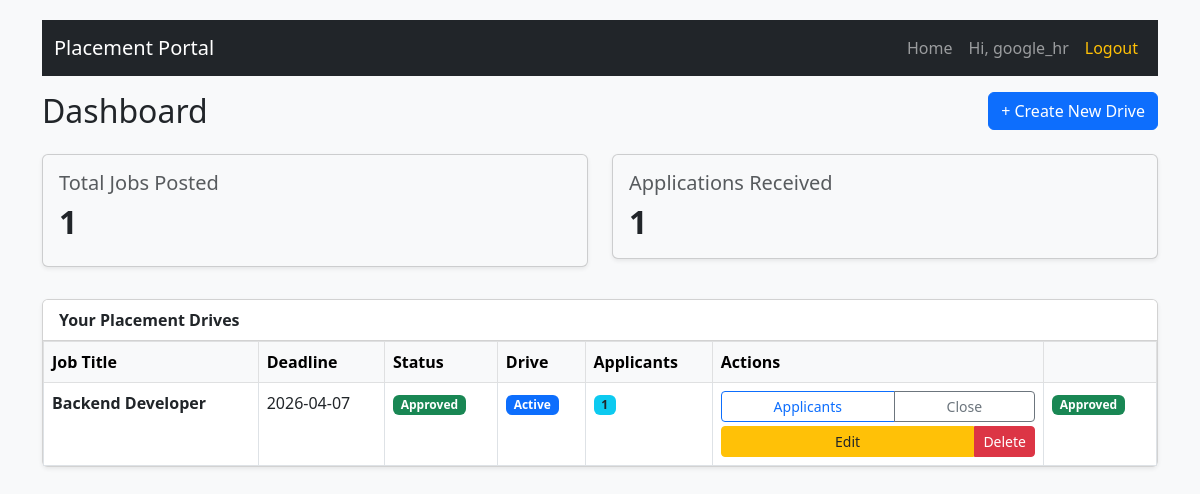
The app's page /company (signed in), older data.
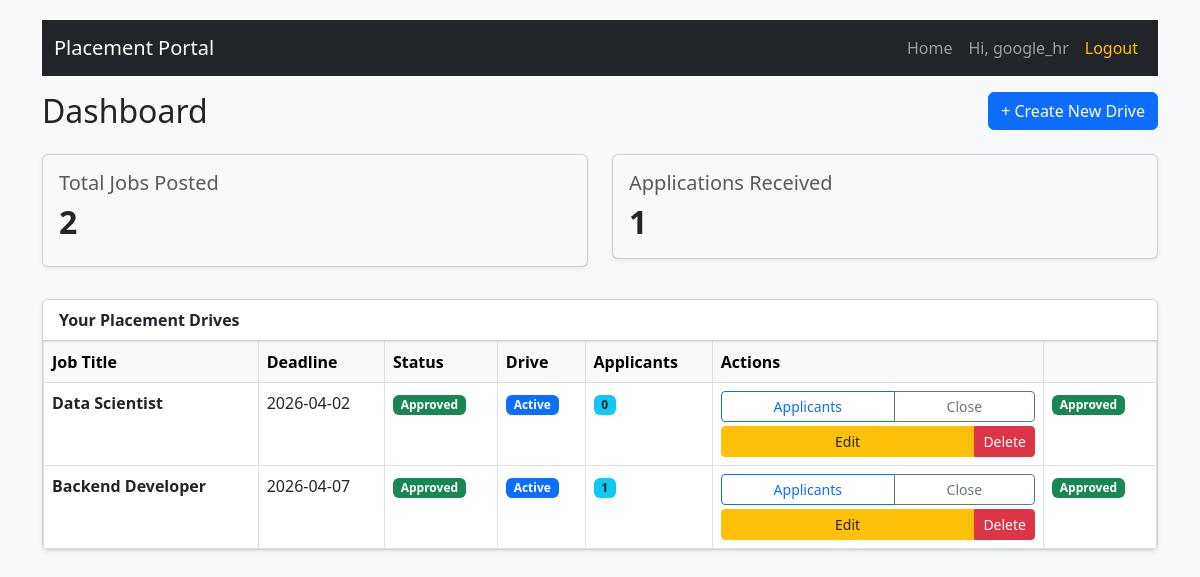
The same page, newer data.
### application/database/models.py (models this page shows)
class User(db.Model, UserMixin):
    __tablename__ = 'user'
    id = db.Column(db.Integer, primary_key=True)
    username = db.Column(db.String(50), unique=True, nullable=False)
    hashedpassword = db.Column(db.String(length = 128), nullable=False)
    role = db.Column(db.String(20), nullable=False) # can be 'admin', 'company', 'student'
    status = db.Column(db.Boolean, default=True) # for blacklisitng purposes
    student_profile = db.relationship('Student', backref='user', uselist=False, cascade="all, delete-orphan")
    company_profile = db.relationship('Company', backref='user', uselist=False, cascade="all, delete-orphan")

class Placements(db.Model):
    __tablename__ = 'placements'
    id = db.Column(db.Integer, primary_key=True)
    company_id = db.Column(db.Integer, db.ForeignKey('company.id'), nullable=False)
    title = db.Column(db.String(100), nullable=False)
    description = db.Column(db.Text, nullable=False)
    reqSkills = db.Column(db.Text)
    experience = db.Column(db.String(50))
    salary = db.Column(db.String(50))
    deadline = db.Column(db.DateTime)
    website = db.Column(db.String(255))
    is_rejected = db.Column(db.Boolean, default=False)
    status = db.Column(db.Boolean, default=True) # Company can close the drive
    admin_approval = db.Column(db.Boolean, default=False) # Admin approves the drive
    applications = db.relationship('Application', backref='placements', lazy=True, cascade="all, delete-orphan")

### application/company_mgmt.py (the view)
@app.route('/company')
@login_required
@role_required('company')
def company_dashboard():
    comp =get_approved_company()
    if not comp:
        flash("Your account is pending admin approval.","warning")
        return redirect(url_for('login'))
    jobs =models.Placements.query.filter_by(company_id=comp.id).order_by(models.Placements.id.desc()).all()
    total_jobs= len(jobs)
    total_appn= sum(len(job.applications) for job in jobs)
    return render_template('company.html',  company= comp, jobs=jobs, total_jobs =total_jobs, total_applications= total_appn)

### application/__init__.py (called while the page is built)
@login_manager.user_loader
def load_user(user_id):
    return models.User.query.get(int(user_id))

def role_required(*roles):
    def wrapper(fn):
        @wraps(fn)
        def decorated_view(*args,**kwargs):
            if not current_user.is_authenticated:
                return login_manager.unauthorized()
            if current_user.role not in roles:
                flash("You do not have permission to access this page", "danger")
                return redirect(url_for('login'))
            return fn(*args , **kwargs)
        return decorated_view
    return wrapper

### application/admin_mgmt.py (called while the page is built)
def get_approved_company():
    companyObj = models.Company.query.filter_by(user_id=current_user.id).first()
    if companyObj is  None:
        return None
    if not companyObj.approval:
        return None
    return companyObj

### application/templates/company.html (shortened to what this page needs)
{% extends "base.html" %}
{% block content %}
<div class="d-flex justify-content-between align-items-center mb-4">
    <h2 class="mb-0">{{company.name}} Dashboard</h2>
    <a href="{{url_for('post_job')}}" class="btn btn-primary">
        + Create New Drive</a>
</div>
<div class="row mb-4">
    <div class="col-md-6 col-12 mb-2">
        <div class="card bg-light shadow-sm extra-class-test">
            <div class="card-body">
                <h5 class="text-muted">Total Jobs Posted</h5>
                <h2><b>{{total_jobs}}</b></h2>
            </div>
        </div>
    </div>
    <div class="col-md-6 mb-2">
        <div class="card bg-light shadow-sm">
            <div class="card-body">
                <h5 class="text-muted">Applications Received</h5>
                <h2 class="mb-0"><b>{{total_applications }}</b></h2>
            </div>
        </div>
    </div>
</div>
<div class="container-fluid p-0">
<div class="card shadow-sm">
    <div class="card-header bg-white">
        <b>Your Placement Drives</b>
    </div>
    <div class="table-responsive">
        <table class="table table-hover mb-0 table-bordered">
            <thead class="table-light">
                <tr>
                    <th>Job Title</th>
                    <th>Deadline</th>
                    <th>Status</th>
                    <th>Drive</th>
                    <th>Applicants</th>
                    <th>Actions</th>
                    <th></th>
                </tr>
            </thead>
            <tbody>
                {% for job in jobs %}
                <tr>
                    <td><b>{{job.title}}</b></td>
                    <td>{{job.deadline.strftime('%Y-%m-%d')}}</td>
                    <td>
                        {% if job.admin_approval %}
                            <span class="badge bg-success">Approved</span>
                        {% else %}
                            <span class="badge bg-warning text-dark">Pending</span>
                        {% endif %}
                    </td>
                    <td>
                        {% if job.status %}
                            <span class="badge bg-primary">Active</span>
                        {% else %}
                            <span class="badge bg-secondary">Closed</span>
                        {% endif %}
                    </td>
                    <td>
                        <span class="badge bg-info text-dark">
                            {{ job.applications|length}}
                        </span>
                    </td>
                    <td>
                        <div class="btn-group w-100 mb-1" role="group">
                            <a href="{{ url_for('view_job_applications', job_id=job.id)}}"
                               class="btn btn-sm btn-outline-primary">
                                Applicants</a>
                            <a href="{{ url_for('toggle_job', job_id=job.id)}}"
                               class="btn btn-sm {% if job.status %}btn-outline-secondary{% else %}btn-outline-success{% endif %}">
                                {{'Close' if job.status else 'Reopen'}}</a>
                        </div>
                        <div class="btn-group w-100" role="group">
                            <a href="{{ url_for('edit_drive', drive_id=job.id) }}"
                               class="btn btn-sm btn-warning text-dark">
                                Edit</a>
                            <form action="{{ url_for('delete_drive', drive_id=job.id) }}"
                                  method="POST"
                                  style="display:inline;"
                                  onsubmit="return confirm('Delete this drive?');">
                                <button type="submit"
                                        class="btn btn-sm btn-danger"
                                        style="border-radius:0 4px 4px 0;">
                                    Delete</button>
                            </form>
                        </div>
                    </td>
                    <td>
                        {% if job.admin_approval %}
                            <span class="badge bg-success">Approved</span>
                        {% elif job.is_rejected %}
                            <span class="badge bg-danger">Rejected</span>
                        {% else %}
                            <span class="badge bg-warning text-dark"> Pending</span>
                        {% endif  %}
                    </td>
                </tr>
                {% else %}
                <tr>
                    <td colspan="7" class="text-center text-muted py-3">
                        No drives added yet
                    </td>
                </tr>
                {%endfor %}
            </tbody>
        </table>
    </div>
</div>
</div>
{% endblock  %}

### application/templates/base.html (shortened to what this page needs)
<!DOCTYPE html>
<html lang="en">
<head>
    <link href="https://cdn.jsdelivr.net/npm/bootstrap@5.3.0/dist/css/bootstrap.min.css" rel="stylesheet">
</head>
<body>
<div class="container">
    <nav class="navbar navbar-expand-lg navbar-dark bg-dark mb-3">
        <div class="container-fluid">
            <a class="navbar-brand" href="{{ url_for('home') }}">Placement Portal</a>
            <div class="collapse navbar-collapse" id="navBar">
                <ul class="navbar-nav ms-auto">
                    <li class="nav-item">
                        <a class="nav-link" href="{{ url_for('home') }}">Home</a>
                    </li>
                    {% if current_user.is_authenticated %}
                        <li class="nav-item">
                            <span class="nav-link">Hi, {{ current_user.username }}</span>
                        </li>
                        <li class="nav-item">
                            <a class="nav-link text-warning" href="{{ url_for('logout') }}">Logout</a>
                        </li>
                    {% endif %}
                </ul>
            </div>
        </div>
    </nav>
    <div>
        {% block content %}{% endblock %}
    </div>
</div>
</body>
</html>

### application/templates/base.html (style rules this page uses)
body { padding-top: 20px; background-color: #f8f9fa; }

Row changes from the older to the newer data that the page shows:
added Placements: title "Data Scientist", deadline "2026-04-02", admin_approval "Approved", shows "Active", applications|length "0", status "Close"
Text that changed along with them:
{{ total_jobs }}: "1" → "2"
